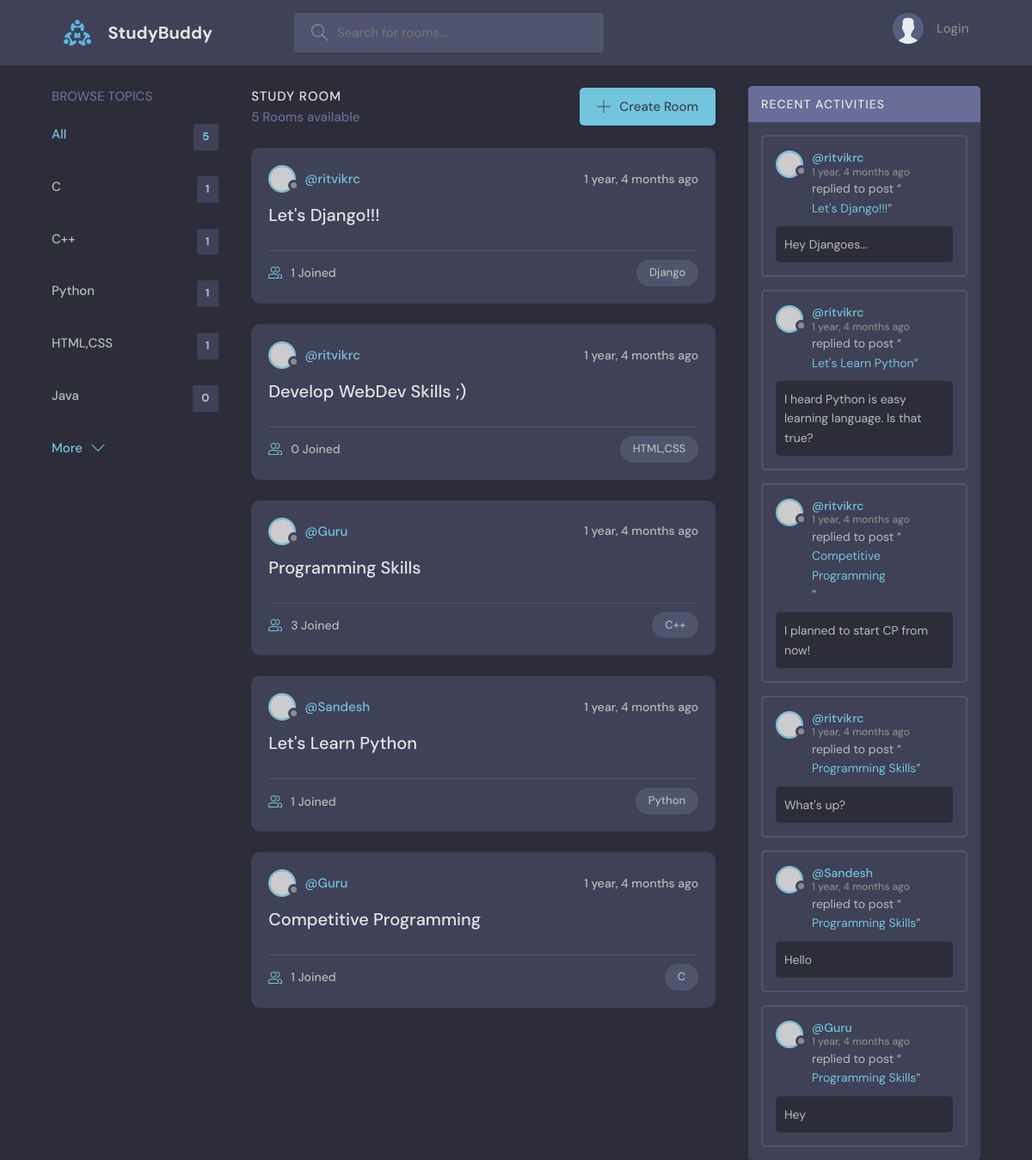
The page / on the database its author committed.
### base/models.py (models this page shows, shortened)
class Topic(models.Model):
    name = models.CharField(max_length=200)

class Room(models.Model):
    host = models.ForeignKey(User, on_delete=models.SET_NULL, null=True) #A host can host many rooms but a room can have only one host, which is of the type User model, ans on deleting the host the room wont gets deleted.
    topic =  models.ForeignKey(Topic, on_delete=models.SET_NULL, null=True) #A topic can have many rooms but a room can have only one topic,which is one of Topic database table, and on deleting any topic, the room wont gets deleted.
    name = models.CharField(max_length = 200)#Name of a room.
    description = models.TextField(null=True, blank=True)#Description of a room, to keep it optional, we set null and blank as true.
    participants = models.ManyToManyField(User, related_name='participants', blank=True) #This is a many to many relationship database which means one user can message in many rooms and one room can have many users messages.
    updated = models.DateTimeField(auto_now=True)#To show the updated time every time we update something in the room.
    created = models.DateTimeField(auto_now_add=True)#To show the created date and time of the room, it gets updated only once it is created.
    class Meta:
        ordering = ['-updated', 'created'] #ordering the rooms like showing the recent created room at the top.
    def __str__(self):
        return self.name

class Message(models.Model):
    user = models.ForeignKey(User, on_delete=models.CASCADE)#A user can send many messages but a message can be sent by only one user, which is of the type User model, and on deleting any user, the messages of that user gets deleted.
    room =  models.ForeignKey(Room, on_delete=models.CASCADE)#A room can have many messages but a message can be of only one room, which is one of Room database table, and on deleting any room, the messages of that room gets deleted.
    body = models.TextField()#Content od message.
    updated = models.DateTimeField(auto_now=True)
    created = models.DateTimeField(auto_now_add=True)
    class Meta:
        ordering = ['-updated', 'created']

### base/views.py (the view)
# urls.py: path('',views.home,name="home"), #whenever user requests for any page, we call corresponing functions defined in views.py of this app. We also name these pages seperately just to classify among them.
def home(request):
    q = request.GET.get('q') if request.GET.get('q') != None else '' #q is what a user searched and if it is blank q sets to blank string.
    rooms = Room.objects.filter(
        Q(topic__name__icontains=q) |
        Q(name__icontains=q) |
        Q(description__icontains=q)
    )
    topics = Topic.objects.all()[0:5]
    room_count = rooms.count()
    room_messages = Message.objects.filter(Q(room__topic__name__icontains=q)) #Storing the messages filtered by room and topic name searched by the user using the Q function to display these messages in Activity feed.
    context = {'rooms': rooms, 'topics': topics, 'room_count': room_count, 'room_messages': room_messages}
    return render(request, 'base/home.html', context) #We pass context which holds rooms using which we could display them in home page.

### base/templates/base/home.html (shortened to what this page needs)
{% extends 'main.html' %}
{% block content %}
    <main class="layout layout--3">
      <div class="container">
        {% include 'base/topics_component.html' %}
        <div class="roomList">
          <div class="roomList__header">
            <div>
              <h2>Study Room</h2>
              <p>{{room_count}} Rooms available</p>
            </div>
            <a class="btn btn--main" href="{% url 'create-room'%}">
              <svg version="1.1" xmlns="http://www.w3.org/2000/svg" width="32" height="32" viewBox="0 0 32 32">
                <title>add</title>
                <path
                  d="M16.943 0.943h-1.885v14.115h-14.115v1.885h14.115v14.115h1.885v-14.115h14.115v-1.885h-14.115v-14.115z"
                ></path>
              </svg>
              Create Room
            </a>
          </div>
          {% include 'base/feed_component.html' %}
        </div>
        {% include 'base/activity_component.html' %}
      </div>
    </main>
{% endblock %}

### base/templates/base/topics_component.html (shortened to what this page needs)
<div class="topics">
    <div class="topics__header">
      <h2>Browse Topics</h2>
    </div>
    <ul class="topics__list">
      <li>
        <a href="{% url 'home' %}" class="active">All <span>{{topics.count}}</span></a>
      </li>
      {%for topic in topics %}
      <li>
        <a href="{% url 'home' %}?q={{topic.name}}">{{topic.name}}<span>{{topic.room_set.all.count}}</span></a>
      </li>
      {% endfor %}
    </ul>
    <a class="btn btn--link" href="{% url 'topics' %}">
      More
      <svg version="1.1" xmlns="http://www.w3.org/2000/svg" width="32" height="32" viewBox="0 0 32 32">
        <title>chevron-down</title>
        <path d="M16 21l-13-13h-3l16 16 16-16h-3l-13 13z"></path>
      </svg>
    </a>
  </div>

### base/templates/base/feed_component.html (shortened to what this page needs)
{% for room in rooms %}
<div class="roomListRoom">
    <div class="roomListRoom__header">
        <a href="{% url 'user-profile' room.host.id %}" class="roomListRoom__author">
        <div class="avatar avatar--small">
          <img src="https://randomuser.me/api/portraits/women/11.jpg" />
        </div>
        <span>@{{room.host.username}}</span>
      </a>
      <div class="roomListRoom__actions">
        <span>{{room.created|timesince}} ago</span>
      </div>
    </div>
    <div class="roomListRoom__content">
        <a href="{% url 'room' room.id %}">{{room.name}}</a>
    </div>
    <div class="roomListRoom__meta">
      <a href="{% url 'room' room.id %}" class="roomListRoom__joined">
        {{room.participants.all.count}} Joined
      </a>
      <p class="roomListRoom__topic">{{room.topic.name}}</p>
    </div>
</div>
{% endfor %}

### base/templates/base/activity_component.html (shortened to what this page needs)
<div class="activities">
    <div class="activities__header">
      <h2>Recent Activities</h2>
    </div>
    {% for message in room_messages %}
    <div class="activities__box">
      <div class="activities__boxHeader roomListRoom__header">
        <a href="{% url 'user-profile' message.user.id%}" class="roomListRoom__author">
          <div class="avatar avatar--small">
            <img src="https://randomuser.me/api/portraits/women/11.jpg" />
          </div>
          <p>
            @{{message.user}}
            <span>{{message.created|timesince}} ago</span>
          </p>
        </a>
      </div>
      <div class="activities__boxContent">
        <p>replied to post “<a href="{% url 'room' message.room.id%}">{{message.room}}</a>”</p>
        <div class="activities__boxRoomContent">
          {{message.body}}
        </div>
      </div>
    </div>
    {% endfor %}
  </div>

### rows shown on the page
Topic: name "C", room_set.all.count "1"
Topic: name "C++", room_set.all.count "1"
Topic: name "Python", room_set.all.count "1"
Topic: name "HTML,CSS", room_set.all.count "1"
Topic: name "Java", room_set.all.count "0"
Room: host.username "ritvikrc", created "1 year, 4 months", name "Let's Django!!!", participants.all.count "1", topic.name "Django"
Room: host.username "ritvikrc", created "1 year, 4 months", name "Develop WebDev Skills ;)", participants.all.count "0", topic.name "HTML,CSS"
Room: host.username "Guru", created "1 year, 4 months", name "Programming Skills", participants.all.count "3", topic.name "C++"
Room: host.username "Sandesh", created "1 year, 4 months", name "Let's Learn Python", participants.all.count "1", topic.name "Python"
Room: host.username "Guru", created "1 year, 4 months", name "Competitive Programming", participants.all.count "1", topic.name "C"
Message: user "ritvikrc", created "1 year, 4 months", room "Let's Django!!!", body "Hey Djangoes..."
Message: user "ritvikrc", created "1 year, 4 months", room "Let's Learn Python", body "I heard Python is easy learning language. Is that true?"
Message: user "ritvikrc", created "1 year, 4 months", room "Competitive Programming", body "I planned to start CP from now!"
Message: user "ritvikrc", created "1 year, 4 months", room "Programming Skills", body "What's up?"
Message: user "Sandesh", created "1 year, 4 months", room "Programming Skills", body "Hello"
Message: user "Guru", created "1 year, 4 months", room "Programming Skills", body "Hey"

### other values the page prints
{{ topics.count }} "5"
{{ room_count }} "5"
